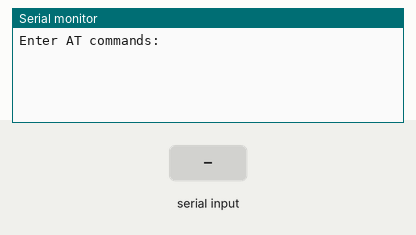
Recording of a sketch running on a simulated Arduino Mega 2560, built with avr-gcc and run on an emulated ATmega2560. Shown: the last lines printed to the serial monitor. Inputs (shaded band) come from the test bench.

Above: at 1.2 s.
1.3 s: "1" received over the second serial link
At 2.1 s:
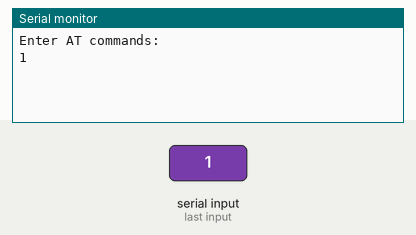
2.8 s: "0" received over the second serial link
At 3.2 s:
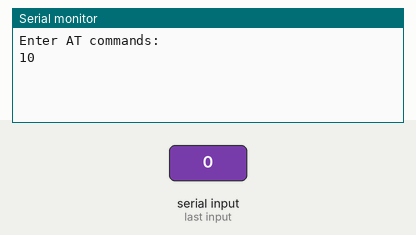

Measured:
- after the input at 1.3 s, the serial monitor: prints a new line at once (image 1)
- after the input at 2.8 s, the serial monitor: prints a new line at once (image 2)

The sketch:

SerialConsole.ino
```cpp
/*
AT+UART   	Baud rate of module

AT+ADDR		Address of module


AT+BIND		Address to bind to on startup
			Entered value must be comma separated, not colon

AT+CMODE	Set/query CMODE
			CMODE=1 makes the master pair to any slave in range

AT+ROLE		Set/query role
			AT+ROLE=1 for master, AT+ROLE=0 for slave
*/

#define bluSerial Serial2


void setup() {

Serial.begin(115200);

Serial.println("Enter AT commands:");

bluSerial.begin(9600);

}

void loop()

{

if (bluSerial.available())

Serial.write(bluSerial.read());

if (Serial.available())

bluSerial.write(Serial.read());

}
```
